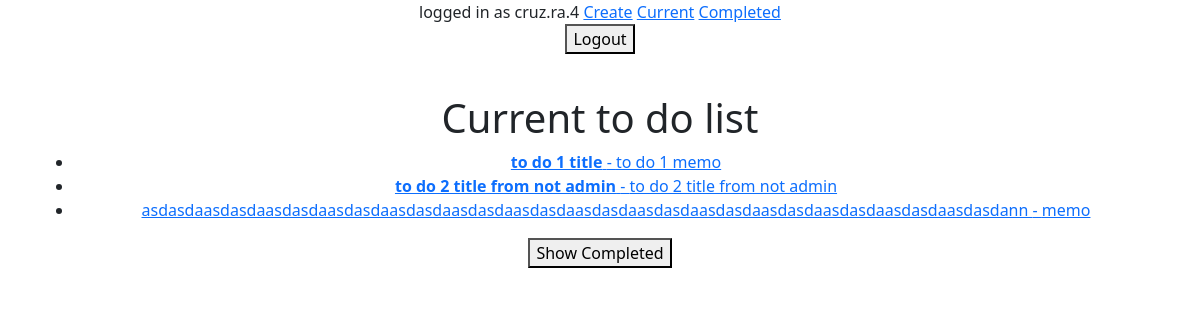
Screenshot of /current/ (signed in) with the database file from the repository.
### todo_app/models.py (models this page shows, shortened)
class Todo(models.Model):
    title = models.CharField(max_length=100)
    memo = models.TextField(blank=True)
    created = models.DateTimeField(auto_now_add = True)
    datecompleted = models.DateTimeField(null=True, blank=True)
    important = models.BooleanField(default = False)
    user = models.ForeignKey(User, on_delete=models.CASCADE)

### todo_app/views.py (the view)
# urls.py: path('current/', views.current_to_do, name='current_to_do_alias'),
@login_required
def current_to_do(request):
    todos = Todo.objects.filter(user=request.user, datecompleted__isnull=True)
    return render(request, 'todo_app/currenttodos.html', {'todo': todos})

### todo_app/templates/todo_app/currenttodos.html (shortened to what this page needs)
{% extends 'todo_app/base.html' %}
{%block content%}
<h1>Current to do list</h1>
<ul>
    {% for i in todo %}
    <li>
        <a href = "{% url 'view_to_do_alias' i.id %}">
        {% if i.important %}<b>{%endif%}{{ i.title }}{% if i.important %}</b>{%endif%}
        {% if i.memo %} - {{ i.memo }} {% endif %}
        </a>
    </li>
    {%endfor%}
</ul>
<form method="POST" action="{% url 'show_completed' %}">
<button type="submit">Show Completed</button>
</form>
{%endblock%}

### todo_app/templates/todo_app/base.html (shortened to what this page needs)
<link href="https://cdn.jsdelivr.net/npm/bootstrap@5.0.0-beta1/dist/css/bootstrap.min.css" rel="stylesheet">
<div class="container text-center">
{% if user.is_authenticated %}
logged in as {{ user.username}}
<a href="{%url 'createtodo' %}" >Create</a>
<a href="{%url 'current_to_do_alias' %}">Current</a>
<a href="{%url 'show_completed' %}">Completed</a>
<form action = "{% url 'logoutuser' %}" method="POST">
    <button type="submit">Logout</button>
</form>
{% else %}
<a href="{% url 'sign_up_user_alias' %}">Sign up</a>
<a href="{% url 'login_alias' %}">Login</a>
{% endif %}
<br>
{% block content %}{% endblock %}
</div>

### rows the page displays
Todo: title "to do 1 title", memo "to do 1 memo"
Todo: title "to do 2 title from not admin", memo "to do 2 title from not admin"
Todo: title "asdasdaasdasdaasdasdaasdasdaasdasdaasdasdaasdasdaasdasdaasdasdaasdasdaasdasdaasdasdaasdasdaasdasdann", memo "memo"

### other values shown
{{ user.username }} "cruz.ra.4"
